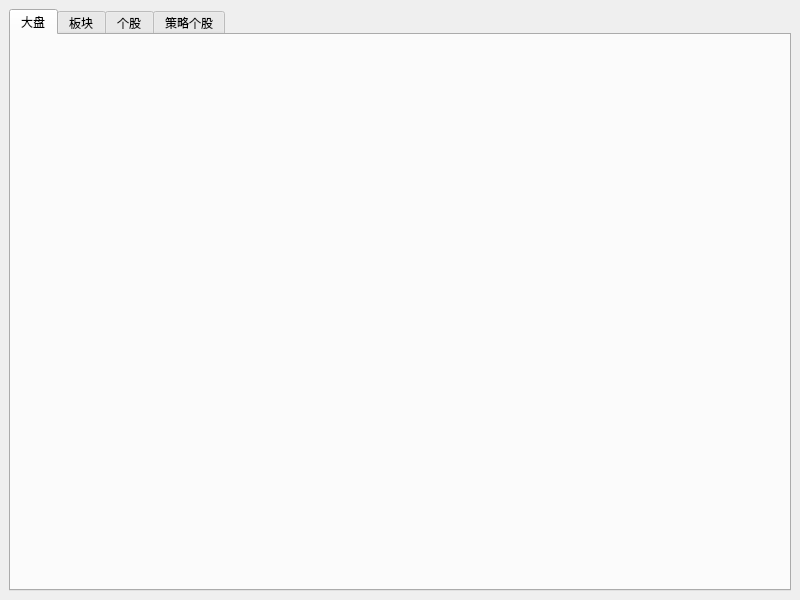
<?xml version="1.0" encoding="UTF-8"?>
<ui version="4.0">
 <class>MainWindow</class>
 <widget class="QMainWindow" name="MainWindow">
  <property name="geometry">
   <rect>
    <x>0</x>
    <y>0</y>
    <width>800</width>
    <height>600</height>
   </rect>
  </property>
  <property name="windowTitle">
   <string>MainWindow</string>
  </property>
  <widget class="QWidget" name="centralwidget">
   <property name="enabled">
    <bool>true</bool>
   </property>
   <layout class="QVBoxLayout" name="verticalLayout_4">
    <item>
     <widget class="QTabWidget" name="tabWidget">
      <property name="currentIndex">
       <number>0</number>
      </property>
      <widget class="QWidget" name="market_tab">
       <attribute name="title">
        <string>大盘</string>
       </attribute>
       <layout class="QVBoxLayout" name="verticalLayout_3">
        <item>
         <layout class="QVBoxLayout" name="market_Layout"/>
        </item>
       </layout>
      </widget>
      <widget class="QWidget" name="plate_tab">
       <attribute name="title">
        <string>板块</string>
       </attribute>
       <layout class="QVBoxLayout" name="verticalLayout">
        <item>
         <layout class="QVBoxLayout" name="plate_Layout"/>
        </item>
       </layout>
      </widget>
      <widget class="QWidget" name="stock_tab">
       <attribute name="title">
        <string>个股</string>
       </attribute>
       <layout class="QVBoxLayout" name="verticalLayout_5">
        <item>
         <layout class="QVBoxLayout" name="stock_Layout"/>
        </item>
       </layout>
      </widget>
      <widget class="QWidget" name="strategy_tab">
       <attribute name="title">
        <string>策略个股</string>
       </attribute>
       <layout class="QVBoxLayout" name="verticalLayout_2">
        <item>
         <layout class="QVBoxLayout" name="strategy_Layout"/>
        </item>
       </layout>
      </widget>
     </widget>
    </item>
   </layout>
  </widget>
 </widget>
 <resources/>
 <connections/>
</ui>
